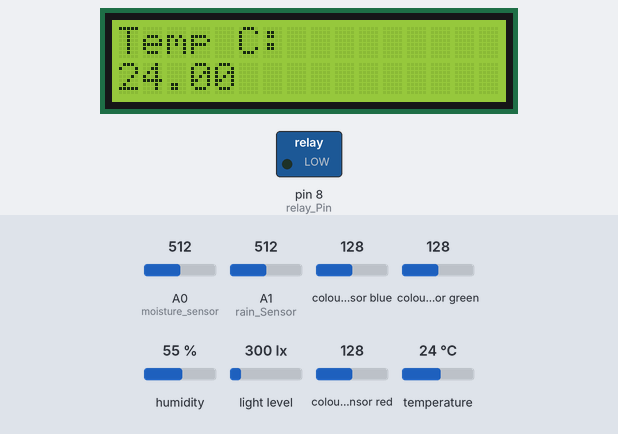
The sketch below on a simulated Arduino Uno, built with avr-gcc and run on an emulated ATmega328P. Shown: 16×2 character LCD, switched loads named in the sketch (green lamp = pin HIGH). The test bench sets the inputs (shaded band); at power-on: humidity 55 %, A0 (moisture_sensor) = 512, A1 (rain_Sensor) = 512, temperature 24 °C, colour sensor blue 128, colour sensor green 128, light level 300 lx, colour sensor red 128. What the sketch prints to the serial monitor is not drawn.

Above: at 3.7 s.
3.8 s: humidity set to 22 %
At 11.5 s:
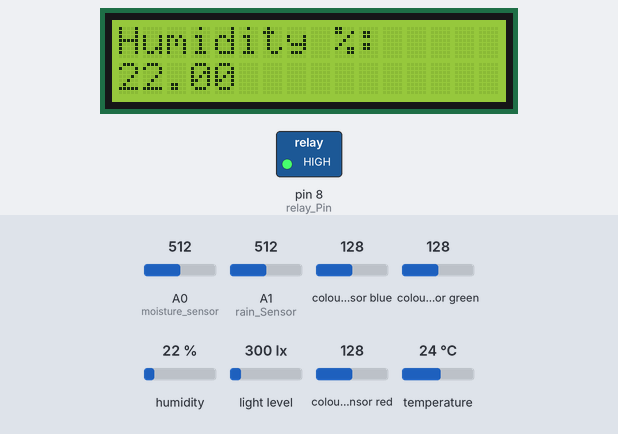
14.2 s: A0 (moisture_sensor) set to 710
At 21.7 s:
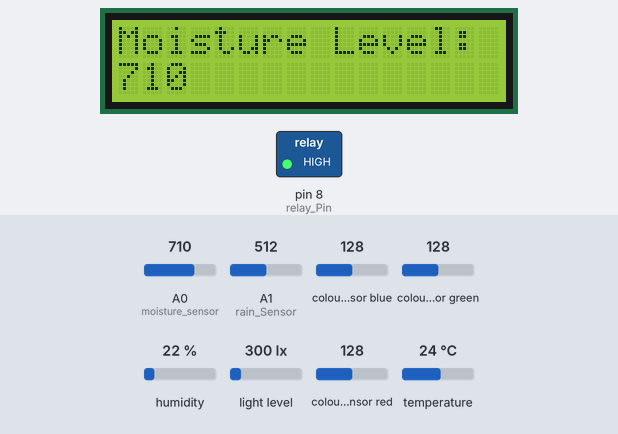
25.3 s: A1 (rain_Sensor) set to 685
33.4 s: A1 (rain_Sensor) set to 712
At 40.6 s:
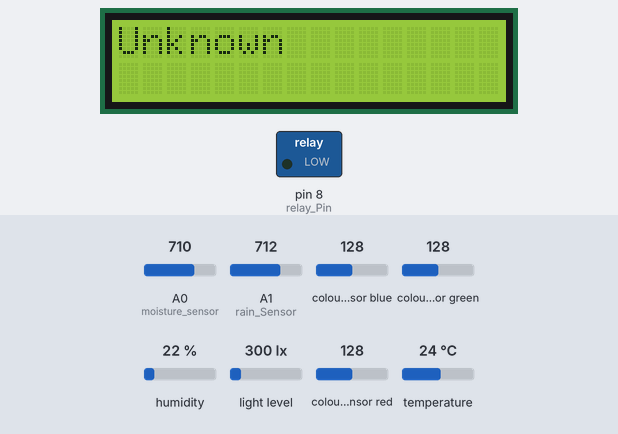
44.6 s: temperature set to 12 °C
At 53.0 s:
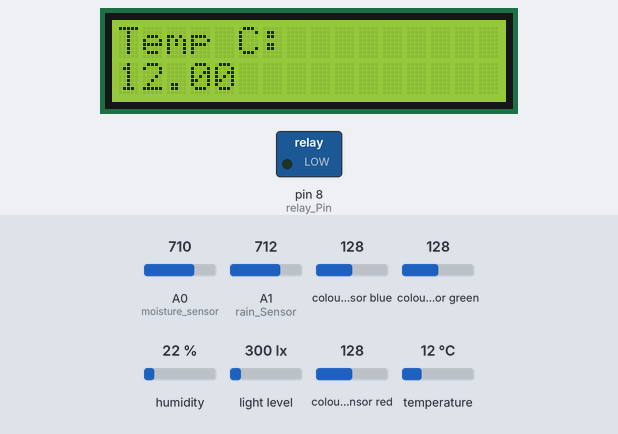
54.7 s: A0 (moisture_sensor) set to 716
At 62.1 s:
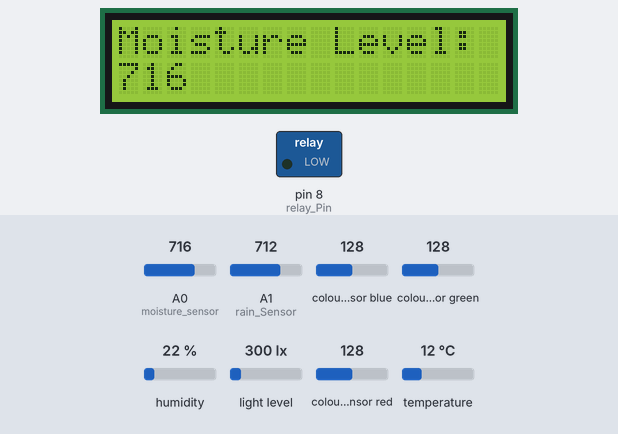
Timing chart, 0 to 63.6 s (numbered marks = the images above; inputs shaded):
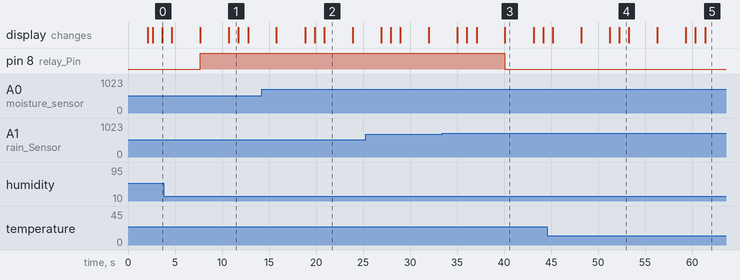

Measured:
- the behaviour switches between 699 and 700 on A1 (rain_Sensor) (found by bisection; images 2 and 3)
- after the input at 33.4 s, pin 8 (relay_Pin): HIGH → LOW after 6.7 s
- what the display in image 1 shows lasts 1.0 s, from 10.7 s to 11.7 s
- what the display in image 2 shows lasts 3.0 s, from 20.9 s to 23.9 s

The sketch:

Smart_Irrigation_System_Code.ino
```cpp
#include <Wire.h>
#include <SparkFun_APDS9960.h>
#include <LiquidCrystal_I2C.h>
#include "DHT.h"

// Define pins and constants
const int relay_Pin = 8;
const int DHT11_Sensor = 9;
const int moisture_sensor = A0;
const int rain_Sensor = A1;
#define DHTTYPE DHT11

// Initialize sensors and LCD
DHT dht(DHT11_Sensor, DHTTYPE);
SparkFun_APDS9960 apds = SparkFun_APDS9960();
LiquidCrystal_I2C lcd(0x27, 16, 2);

// Global Variables
uint16_t ambient_light = 0;
uint16_t red_light = 0;
uint16_t green_light = 0;
uint16_t blue_light = 0;
int moisture_sensor_value;
int rain_Sensor_value;
float humidity_value, temperature_value;

void setup() {
  // Initialize Serial port
  Serial.begin(9600);
  pinMode(relay_Pin, OUTPUT);
  digitalWrite(relay_Pin, LOW);
  dht.begin();

  // Initialize LCD
  lcd.begin();
  lcd.setCursor(0,0);
  lcd.print("Smart Irrigation");
  lcd.setCursor(0, 1);
  lcd.print("SYSTEM");
  delay(2000);
  lcd.clear();

  // Initialize APDS-9960 (configure I2C and initial values)
  if (apds.init()) {
    Serial.println(F("APDS-9960 initialization complete"));
  } else {
    Serial.println(F("Something went wrong during APDS-9960 init!"));
    while (1); // Halt execution if sensor initialization fails
  }

  // Start running the APDS-9960 light sensor (no interrupts)
  if (apds.enableLightSensor(false)) {
    Serial.println(F("Light sensor is now running"));
  } else {
    Serial.println(F("Something went wrong during light sensor init!"));
    while (1); // Halt execution if light sensor fails to start
  }

  // Wait for initialization and calibration to finish
  delay(500);
}

void loop() {
  readDHT11_Sensor();
  moisture_level_detected();
  water_motor_start();

  // Read the color from the sensor
  if (!apds.readAmbientLight(ambient_light) ||
      !apds.readRedLight(red_light) ||
      !apds.readGreenLight(green_light) ||
      !apds.readBlueLight(blue_light)) {
    Serial.println("Error reading light values");
  } else {
    Serial.print("Ambient:");
    Serial.print(ambient_light);
    Serial.print(" Red: ");
    Serial.print(red_light);
    Serial.print(" Green: ");
    Serial.print(green_light);
    Serial.print(" Blue: ");
    Serial.println(blue_light);

    // Determine the color based on sensor readings
    String color = determineColor(red_light, green_light, blue_light);
    Serial.print("Detected Color: ");
    Serial.println(color);

    // Display the fertilizer name based on the detected color
    displayFertilizer(color);
  }

  // Wait 1 second before next reading
  delay(1000);
}

// Function to determine color based on sensor readings
String determineColor(uint16_t red, uint16_t green, uint16_t blue) {
  // pH 1-5 (Red)
  if (red >70 & red < 190 && green > 12 && green < 85 && blue > 20 && blue < 62) {
    return "pH 1-5";
  // pH 3-4 (orange++)
  } else if (red > 25 && red < 75 && green > 70 && green < 190 && blue > 30 && blue < 80) {
    return "pH 6-7";
  // pH 5-10 (Blue-Green)
  }  else if (red > 2 && red < 55 && green > 3 && green < 65 && blue > 5 && blue < 150) {
    return "pH 8-14";
  } else {
    return "Unknown";
  }
}


void displayFertilizer(String color) {
  lcd.clear();
  if (color == "pH 1-5") {
    lcd.print("Use Fertilizer:");
    lcd.setCursor(0, 1);
    lcd.print("Base Type");
  } else if (color == "pH 6-7") {
    lcd.print("Use Fertilizer:");
    lcd.setCursor(0, 1);
    lcd.print("Organic Type");
  } else if (color == "pH 8-14") {
    lcd.print("Use Fertilizer:");
    lcd.setCursor(0, 1);
    lcd.print("Acid Type");
  } else {
    lcd.print("Unknown ");

  }
  delay(2000);
}

// Function to read DHT11 sensor values
void readDHT11_Sensor() {
  humidity_value = dht.readHumidity();
  temperature_value = dht.readTemperature();

  if (isnan(humidity_value) || isnan(temperature_value)) {
    Serial.println("Failed to read from DHT sensor!");
    return;
  }

  Serial.print("Humidity: ");
  Serial.print(humidity_value);
  Serial.println("%");
  lcd.clear();
  lcd.print("Humidity %: ");
  lcd.setCursor(0, 1);
  lcd.print(humidity_value);
  delay(1000);

  Serial.print("Temperature: ");
  Serial.print(temperature_value);
  Serial.println("C");
  lcd.clear();
  lcd.print("Temp C: ");
  lcd.setCursor(0, 1);
  lcd.print(temperature_value);
  delay(1000);
}

// Function to detect moisture level
void moisture_level_detected() {
  moisture_sensor_value = analogRead(moisture_sensor);
  Serial.print("Moisture Level: ");
  Serial.println(moisture_sensor_value);
  lcd.clear();
  lcd.print("Moisture Level: ");
  lcd.setCursor(0, 1);
  lcd.print(moisture_sensor_value);
  delay(2000);
}

// Function to control the water motor
void water_motor_start() {
  rain_Sensor_value = analogRead(rain_Sensor);
  Serial.print("Rain sensor value: ");
  Serial.println(rain_Sensor_value);
  delay(1000);

  if (rain_Sensor_value < 700) {  // If it's raining
    digitalWrite(relay_Pin, HIGH);
  } else { // If it's not raining
    if (moisture_sensor_value > 700) {
      digitalWrite(relay_Pin, LOW);
    } else {
      digitalWrite(relay_Pin, HIGH);
    }
  }
}
```
